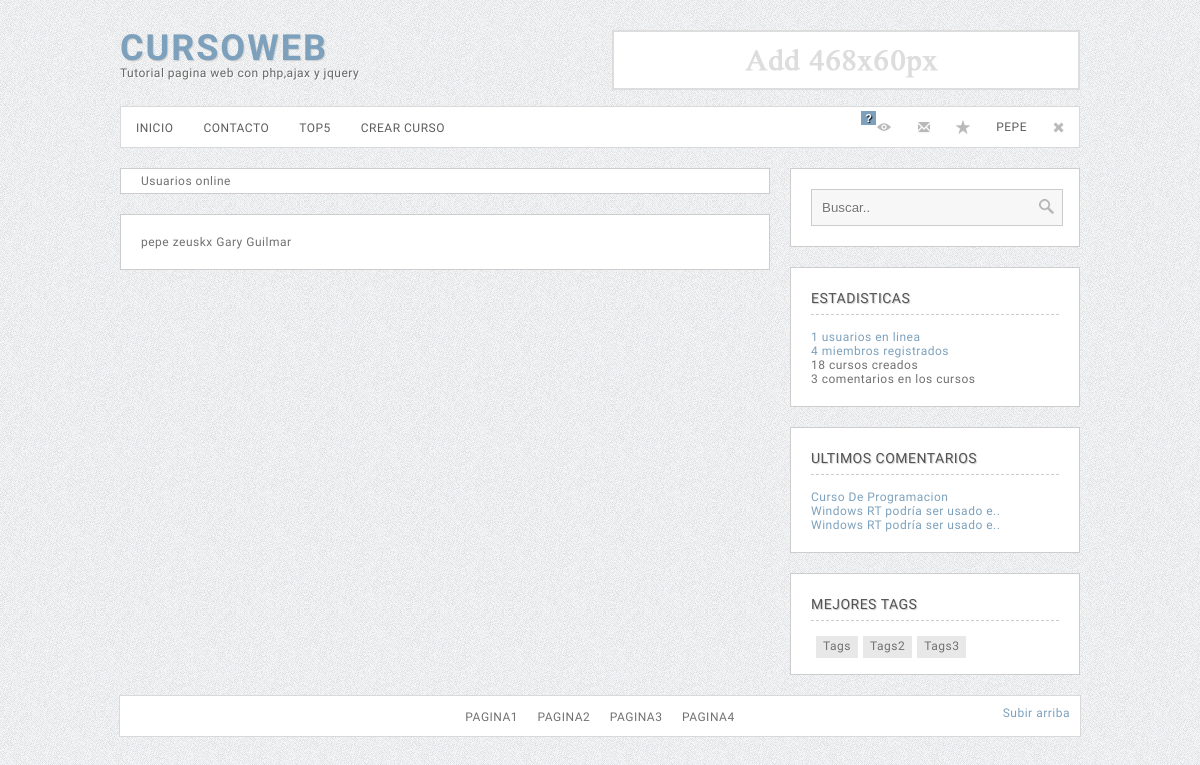
The page /user/miembros.php (signed in) on the database its author committed.
### tables this page shows
CREATE TABLE `z_datos` (
  `id` int(11) NOT NULL,
  `nombre` varchar(50) NOT NULL,
  `url` varchar(100) NOT NULL,
  `email` varchar(100) NOT NULL
);

CREATE TABLE `z_users` (
  `id` int(11) NOT NULL,
  `nombre` varchar(50) NOT NULL,
  `password` varchar(60) NOT NULL,
  `recuperar` varchar(100) NOT NULL,
  `email` varchar(60) NOT NULL,
  `ultima` timestamp NOT NULL DEFAULT CURRENT_TIMESTAMP,
  `avatar` varchar(50) NOT NULL DEFAULT 'no_avatar.jpg',
  `rango` int(11) NOT NULL,
  `lema` text NOT NULL,
  `puntos` int(11) NOT NULL
);

CREATE TABLE `z_coment` (
  `id` int(11) NOT NULL,
  `autor` int(11) NOT NULL,
  `post` int(11) NOT NULL,
  `comentario` text NOT NULL
);

CREATE TABLE `z_posts` (
  `id` int(11) NOT NULL,
  `titulo` varchar(100) NOT NULL,
  `url` varchar(150) NOT NULL,
  `contenido` text NOT NULL,
  `autor` int(11) NOT NULL,
  `fecha` timestamp NOT NULL DEFAULT CURRENT_TIMESTAMP,
  `visitas` int(11) NOT NULL,
  `time` int(11) NOT NULL,
  `puntos` int(11) NOT NULL DEFAULT '0',
  `keywords` varchar(150) NOT NULL,
  `descripcion` text NOT NULL,
  `urlamigable` varchar(100) NOT NULL,
  `youtube` varchar(255) NOT NULL
);

### inc/funciones.php (called while the page is built, shortened)
<?php
if (!function_exists("GetSQLValueString")) {
function GetSQLValueString($theValue, $theType, $theDefinedValue = "", $theNotDefinedValue = "")
{
  $theValue = function_exists("mysql_real_escape_string") ? mysql_real_escape_string($theValue) : mysql_escape_string($theValue);
  switch ($theType) {
    case "text":
      $theValue = ($theValue != "") ? "'" . $theValue . "'" : "NULL";
      break;
    case "long":
    case "int":
      $theValue = ($theValue != "") ? intval($theValue) : "NULL";
      break;
  }
  return $theValue;
}
}
function UrlAmigablesInvertida($seo)
{
	global $database_conexion, $conexion;
	$query_Recordset13434 = sprintf ("SELECT z_posts.urlamigable FROM z_posts WHERE z_posts.id = '%s'" ,$seo);
	$Recordset13434 = mysql_query($query_Recordset13434, $conexion) or die(mysql_error());
	$row_Recordset13434 = mysql_fetch_assoc($Recordset13434);
    return $row_Recordset13434['urlamigable'];
}
		$query_SacarDatosWeb = "SELECT * FROM z_datos";
		$SacarDatosWeb = mysql_query($query_SacarDatosWeb, $conexion) or die(mysql_error());
		$row_SacarDatosWeb = mysql_fetch_assoc($SacarDatosWeb);
		$urlWeb=$row_SacarDatosWeb['url'];
function NotificacionesPendientes($usuario)
{
	global $database_conexion, $conexion;
	$query_DatosFuncion = sprintf("SELECT * FROM z_notifica WHERE autor = %s AND estado=0", GetSQLValueString($usuario, "int"));
	$DatosFuncion = mysql_query($query_DatosFuncion, $conexion) or die(mysql_error());
	$totalRows_DatosFuncion = mysql_num_rows($DatosFuncion);
	if ($totalRows_DatosFuncion>0) return true;
	else
	return false;
}
function nombre ($iduser){
			global $database_conexion, $conexion;
			$query_ObtenerNombre = sprintf ("SELECT z_users.nombre FROM z_users WHERE z_users.id = %s",$iduser,"int");
			$ObtenerNombre = mysql_query($query_ObtenerNombre, $conexion) or die(mysql_error());
			$row_ObtenerNombre = mysql_fetch_assoc($ObtenerNombre);
			return $row_ObtenerNombre['nombre'];
}
function saber_titulo ($idpost){
			global $database_conexion, $conexion;
			$query_ObtenerNombre = sprintf ("SELECT z_posts.titulo FROM z_posts WHERE z_posts.id = %s",$idpost,"int");
			$ObtenerNombre = mysql_query($query_ObtenerNombre, $conexion) or die(mysql_error());
			$row_ObtenerNombre = mysql_fetch_assoc($ObtenerNombre);
			return $row_ObtenerNombre['titulo'];
}
$logoutAction = $_SERVER['PHP_SELF']."?doLogout=true";
?>

### Connections/conexion.php (called while the page is built, shortened)
<?php
$hostname_conexion = "localhost";
$database_conexion = "bdsistemas";
$username_conexion = "root";
$password_conexion = "";
$conexion = mysql_pconnect($hostname_conexion, $username_conexion, $password_conexion) or trigger_error(mysql_error(),E_USER_ERROR);
?>
<?php if (is_file("inc/funciones.php")){
	include ("inc/funciones.php");
	}
	else {
	include ("../inc/funciones.php");
	}
?>

### user/miembros.php (the view, shortened to what this page needs)
<?php require_once('../Connections/conexion.php');
		$query_SacarEnviados = "SELECT * FROM z_users";
		$SacarEnviados = mysql_query($query_SacarEnviados, $conexion) or die(mysql_error());
		$row_SacarEnviados = mysql_fetch_assoc($SacarEnviados);
		$totalRows_SacarEnviados = mysql_num_rows($SacarEnviados);
?>
<!DOCTYPE html PUBLIC "-//W3C//DTD XHTML 1.0 Transitional//EN" "http://www.w3.org/TR/xhtml1/DTD/xhtml1-transitional.dtd">
<html xmlns="http://www.w3.org/1999/xhtml">
<head>
<link rel="stylesheet" type="text/css" href="../css/estilos.css"/>
</head>
<body>
<div id="principal">
  <div id="head">
    <div id="logo">
      <h1><a href="<?php echo $urlWeb ?>">cursoweb</a> </h1>
      Tutorial pagina web con php,ajax y jquery
    </div>
    <div id="add468"><img src="../img/add468.png" width="468" height="60" /></div>
  </div>
  <?php include("../inc/menu.php"); ?>
  <div id="leftt">
    <div id="section_info">Usuarios online</div>
<?php  if ($totalRows_SacarEnviados!=0) {?>
 <div id="section_l">
 <?php do { ?>
    <?php echo nombre($row_SacarEnviados['id'])?>
    <?php } while ($row_SacarEnviados = mysql_fetch_assoc($SacarEnviados)); ?>
    </div>
    <?php }?>
  </div>
  <div id="rigthh">
    <?php include("../inc/buscador.php"); ?>
    <?php include("../inc/stats.php"); ?>
    <?php include("../inc/last_com.php"); ?>
    <?php include("../inc/tags.php"); ?>
  </div>
</div><div id="footer"><div id="txt_fo"><a href="#">Pagina1</a> <a href="#">Pagina2</a> <a href="#">Pagina3</a> <a href="#">Pagina4</a></div>
<div class="item_top"><a href="" id="arriba">Subir arriba</a></div>
</div>
</body>
</html>

### inc/menu.php (shortened to what this page needs)
<div id="menu">
    <div id="item_me"><a href="<?php echo $urlWeb ?>index.php">Inicio</a></div>
    <div id="item_me"><a href="<?php echo $urlWeb ?>contacto.php">Contacto</a></div>
    <div id="item_me"><a href="<?php echo $urlWeb ?>tops.php">Top5</a></div>
  <?php   if (isset ($_SESSION['MM_Id'])){ ?>
	 <div id="item_me"><a href="<?php echo $urlWeb ?>agregar.php">Crear CURSO</a></div>
    <?php }?>
    <?php if (isset ($_SESSION['MM_Id'])){ ?>
  <div id="item_op"><a href="<?php echo $logoutAction ?>"> <img src="<?php echo $urlWeb ?>img/out.png" width="16" height="16" /></a></div>
     <div id="item_op" style="margin-top:1px"><a href="<?php echo $urlWeb ?>user/perfil.php"><?php echo nombre($_SESSION['MM_Id']) ?></a>
  </div>
    <div id="item_op"><a href="<?php echo $urlWeb ?>user/favoritos.php"><img src="<?php echo $urlWeb ?>img/fav.png" width="16" height="16" /></a></div>
   <div id="item_op">
   <a href="<?php echo $urlWeb ?>user/recibidos.php"><img  src="<?php echo $urlWeb ?>img/msn.png" width="16" height="16" /></a></div>
    <div id="item_op">
     <?php if  (NotificacionesPendientes($_SESSION['MM_Id'])){ ?>
    <div id="notifica_msn">?</div>
    <?php }?>
    <a href="<?php echo $urlWeb ?>user/notificaciones.php"><img src="<?php echo $urlWeb ?>img/notifica.png" width="16" height="16" /></a></div>
    <?php }
	else {?>
 <div id="item_op"><a href="<?php echo $urlWeb ?>user/registro.php">Registro</a></div>
    <div id="item_op"><a  onclick="javascript:ver();" style="cursor:pointer">Loguearse</a></div>
    <?php }?>
  </div>

### inc/last_com.php (shortened to what this page needs)
<?php
$maxRows_LastComents = 7;
$pageNum_LastComents = 0;
$startRow_LastComents = $pageNum_LastComents * $maxRows_LastComents;
$query_LastComents = "SELECT * FROM z_coment ORDER BY z_coment.id DESC";
$query_limit_LastComents = sprintf("%s LIMIT %d, %d", $query_LastComents, $startRow_LastComents, $maxRows_LastComents);
$LastComents = mysql_query($query_limit_LastComents, $conexion) or die(mysql_error());
$row_LastComents = mysql_fetch_assoc($LastComents);
?>
<div id="sectio_r">
      <div id="side_r">ultimos comentarios</div>
      <?php do { ?>
        <span class="txt_side"><a href="<?php echo $urlWeb ?><?php echo UrlAmigablesInvertida($row_LastComents['post']) ?>.html">
	 <?php $titulolargo=saber_titulo($row_LastComents['post']);  if ((strlen($titulolargo))> 30) { $titulolargo=substr($titulolargo, 0, 30).".."; }
 echo $titulolargo?>
  </a></span><br />
        <?php } while ($row_LastComents = mysql_fetch_assoc($LastComents)); ?>
    </div>

### css/estilos.css (style rules this page uses)
body { background: #E9E9E9 url(../img/white-texture.png) repeat; font-size: 12px; letter-spacing: 0.5px; color: #717171; font-family: 'Istok Web',arial,serif; }
html { overflow-y:scroll; }
a { text-decoration: none; color: #7da1bc; }
#principal { overflow: hidden; width: 960px; margin: 30px auto 0px auto; }
#head { height: 66px; }
#logo { float: left; color: #666; text-shadow: 1px 1px 1px #FFF; }
#logo h1 { color: #909090; margin: 0!important; line-height: 1em!important; font-size: 36px; font-style: normal; text-transform: uppercase; letter-spacing: 2px; text-shadow: 1px 1px 1px #CCC; }
#menu { background: #FFF; margin-top: 10px; height: 40px; border: 1px solid #d9d9d9; margin-bottom: 20px; }
#menu a { color: #5c5c5c; }
#leftt { float: left; width: 650px; }
#rigthh { float: right; width: 290px; }
#section_l { padding: 20px; background: #FFF; border: 1px solid #cdcdcd; margin-bottom: 20px; }
#section_info { padding: 5px 20px; background: #FFF; border: 1px solid #cdcdcd; margin-bottom: 20px; }
#sectio_r { padding: 20px; background: #FFF; border: 1px solid #cdcdcd; margin-bottom: 20px; }
#item_me { padding: 0 15px; text-transform:uppercase; float:left; line-height: 43px; }
#footer { background-color: #FFF; height: 40px; margin: auto; width: 960px; border: 1px solid #d9d9d9; margin-bottom: 30px; }
#txt_fo { text-transform: uppercase; padding-top: 14px; text-align: center; margin: 0px auto; }
#add468 { height: 60px; width: 468px; float: right; }
#txt_fo a { color: #717171; padding:0px 8px; }
#item_op { padding: 12px; text-transform:uppercase; float: right; }
#side_r { border-bottom: 1px dashed #CCC; padding-bottom: 5px; margin-top: 0px!important; margin-bottom: 15px; color: #535353; font-size:14px; line-height: 1.5em; text-transform: uppercase; font-weight: normal; text-shadow: 1px 1px 1px #CCC; }
.txt_side { margin-bottom: 5px; }
#notifica_msn { text-shadow: 1px 1px 1px #000; font-size: 11px; padding: 1px 4px; position: absolute; z-index: 999; color:#fff; margin-top: -8px; margin-left: -15px; background-color: #7da1bc; font-weight: bold; font-family:helvetica,arial,sans-serif; }
.item_top { float:right; margin-top: -18px; margin-right: 10px; }

### rows shown on the page
z_datos: url (picture)
z_users: nombre "PEPE", nombre($row_SacarEnviados['id']) "pepe"
z_users: nombre($row_SacarEnviados['id']) "zeuskx"
z_users: nombre($row_SacarEnviados['id']) "Gary"
z_users: nombre($row_SacarEnviados['id']) "Guilmar"
z_coment: post.titulo "Curso De Programacion"
z_coment: post.titulo "Windows RT podría ser usado e.."
z_coment: post.titulo "Windows RT podría ser usado e.."

### other values the page prints
$totalRows_Estadisticason "1"
$totalRows_EstadisticasWeb "4"
$totalRows_EstadisticasPost "18"
$totalRows_EstadisticasCom "3"
